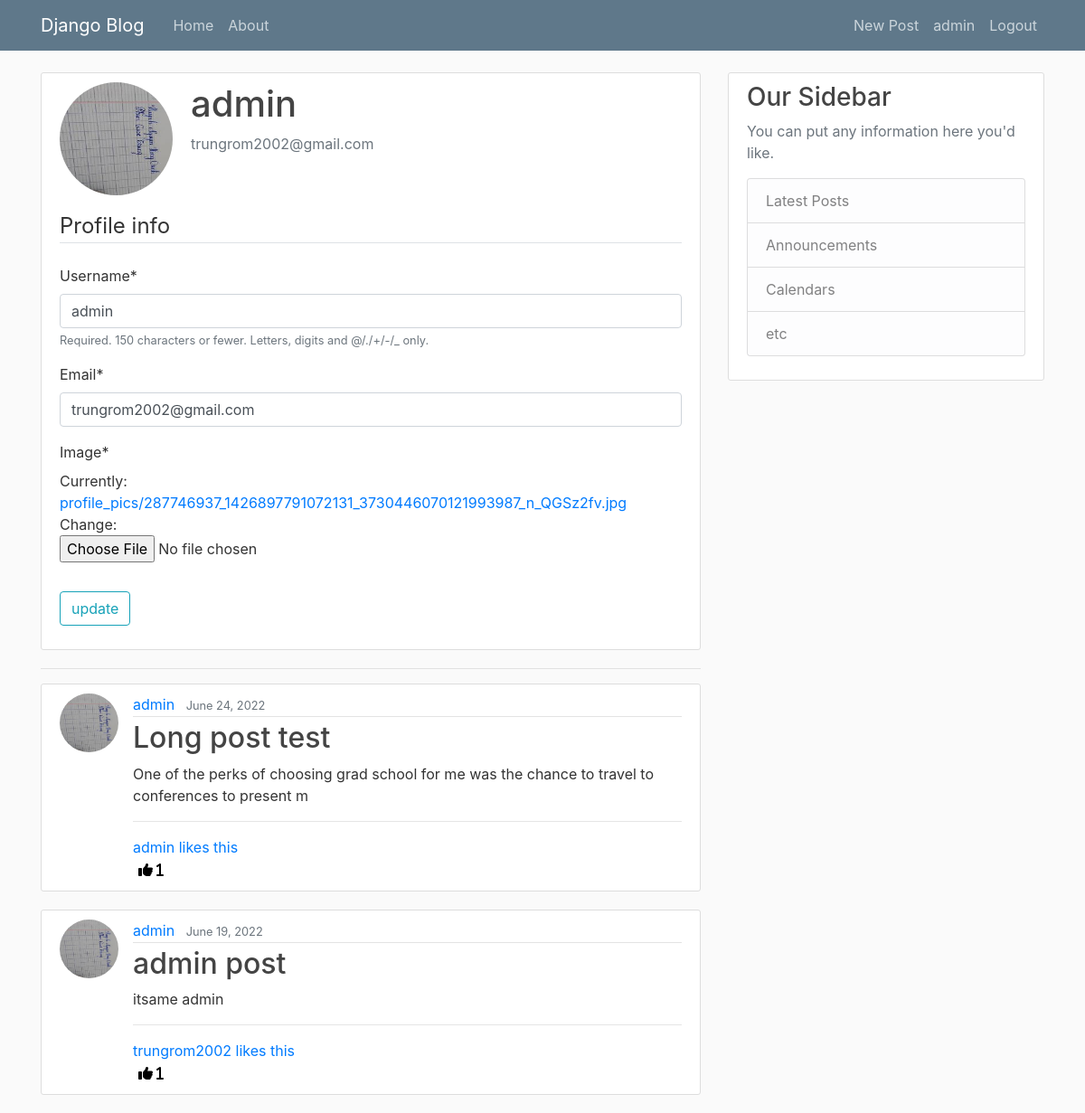
Screenshot of /profile (signed in) with the database file from the repository.
### users/models.py (models this page shows, shortened)
class Profile(models.Model):
    user = models.OneToOneField(User, on_delete=models.CASCADE)
    image = models.ImageField(default='default.jpg', upload_to='profile_pics')

### blog/models.py (models this page shows, shortened)
class Post(models.Model):
    title = models.CharField(max_length=100)
    content = models.TextField()
    date_posted = models.DateTimeField(default=timezone.now)
    author = models.ForeignKey(User, on_delete=models.CASCADE)
    likes = models.ManyToManyField(User, blank=True, related_name='likes')
    class Meta:
        ordering = ['-id']

### users/views.py (the view)
# urls.py: path('profile', user_views.profile, name='profile'),
@login_required
def profile(request):
    posts = Post.objects.filter(author=request.user)
    if request.method == 'POST':
        u_form = UserUpdateForm(request.POST, instance=request.user)
        p_form = ProfileUpdateForm(request.POST,
                                   request.FILES,
                                   instance=request.user.profile)
        if u_form.is_valid() and p_form.is_valid():
            u_form.save()
            p_form.save()
            messages.success(request, f'Your account has been updated!')
            return redirect('profile')
    else:
        u_form = UserUpdateForm(instance=request.user)
        p_form = ProfileUpdateForm(instance=request.user.profile)
    context = {'u_form': u_form, 'p_form': p_form, 'posts': posts}
    return render(request, 'users/profile.html', context)

### users/form.py
class UserUpdateForm(forms.ModelForm):
    email = forms.EmailField()
    class Meta:
        model = User
        fields = ['username', 'email']

class ProfileUpdateForm(forms.ModelForm):
    class Meta:
        model = Profile
        fields = ['image']

### users/templates/users/profile.html (shortened to what this page needs)
{% extends "blog/base.html" %}
{% load crispy_forms_tags %}
{% block content %}
<div class="content-section">
    <div class="media">
        <img class="rounded-circle account-img" src="{{ user.profile.image.url }}">
        <div class="media-body">
            <h2 class="account-heading">{{ user.username }}</h2>
            <p class="text-secondary">{{ user.email }}</p>
        </div>
    </div>
    <form method="POST" enctype="multipart/form-data">
        <fieldset class="form-group">
            <legend class="border-bottom mb-4">Profile info</legend>
            {{u_form | crispy}}
            {{p_form | crispy}}
        </fieldset>
        <div class="form-group">
            <button class="btn btn-outline-info" type="submit">update</button>
        </div>
    </form>
</div>
<hr>
{% for post in posts %}
<article class="media content-section">
    <img class="rounded-circle article-img" src="{{post.author.profile.image.url}}">
    <div class="media-body">
        <div class="article-metadata">
            <a class="mr-2" href="#">{{ post.author }}</a>
            <small class="text-muted">{{ post.date_posted | date:"F d, Y"}}</small>
        </div>
        <h2><a class="article-title" href="{% url 'post-detail' post.id %}">{{ post.title }}</a></h2>
        <p class="article-content">{{ post.content|slice:":100" }}</p>
        <hr>
        {% if post.likes.all.count > 2 %}
        <a href="" data-toggle="modal" data-target="#likePeople_{{post.id}}" id="ThemIdDeQuery_{{post.id}}"></a>
        {% else %}
        {% if post.likes.all.count == 2 %}
        <a href="" data-toggle="modal" data-target="#likePeople_{{post.id}}">{{post.likes.all.0}} and
            {{post.likes.all.1}} like this</a>
        {% else %}
        {% if post.likes.all.count == 1 %}
        <a href="" data-toggle="modal" data-target="#likePeople_{{post.id}}">{{post.likes.all.first}}
            likes this</a>
        {%endif%}
        {% endif %}
        {% endif %}
        <form method="POST" action="{% url 'like' post.pk %}">
            <button style="background-color:transparent; border:none; box-shadow:none;" type="submit">
                <i class="fa-solid fa-thumbs-up"> {{post.likes.all.count}}</i>
            </button>
        </form>
    </div>
</article>
{%endfor%}
{% endblock content %}

### blog/templates/blog/base.html (shortened to what this page needs)
{% load static %}
<!DOCTYPE html>
<html lang="en">
<head>
    <link rel="stylesheet" href="https://cdn.jsdelivr.net/npm/bootstrap@4.0.0/dist/css/bootstrap.min.css"
>
    <link rel="stylesheet" type="text/css" href="{% static 'blog/main.css'%}">
</head>
<body>
    <header class="site-header">
        <nav class="navbar navbar-expand-md navbar-dark bg-steel fixed-top">
            <div class="container">
                <a class="navbar-brand mr-4" href="/">Django Blog</a>
                <div class="collapse navbar-collapse" id="navbarToggle">
                    <div class="navbar-nav mr-auto">
                        <a class="nav-item nav-link" href="{% url 'redirect' %}">Home</a>
                        <a class="nav-item nav-link" href="{% url 'blog-about' %}">About</a>
                    </div>
                    <div class="navbar-nav">
                        {% if user.is_authenticated %}
                        <a class="nav-item nav-link" href="{% url 'post-create' %}">New Post</a>
                        <a class="nav-item nav-link" href="{% url 'profile' %}">{{user.username}}</a>
                        <a class="nav-item nav-link" href="{% url 'logout' %}">Logout</a>
                        {% else %}
                        <a class="nav-item nav-link" href="{% url 'login' %}">Login</a>
                        <a class="nav-item nav-link" href="{% url 'register' %}">Register</a>
                        {% endif %}
                    </div>
                </div>
            </div>
        </nav>
    </header>
    <main role="main" class="container">
        <div class="row">
            <div class="col-md-8">
                {% block content %}{% endblock %}
            </div>
            <div class="col-md-4">
                <div class="content-section">
                    <h3>Our Sidebar</h3>
                    <p class='text-muted'>You can put any information here you'd like.
                    <ul class="list-group">
                        <li class="list-group-item list-group-item-light">Latest Posts</li>
                        <li class="list-group-item list-group-item-light">Announcements</li>
                        <li class="list-group-item list-group-item-light">Calendars</li>
                        <li class="list-group-item list-group-item-light">etc</li>
                    </ul>
                    </p>
                </div>
            </div>
        </div>
    </main>
</body>
</html>

### blog/static/blog/main.css (style rules this page uses)
body { background: #fafafa; color: #333333; margin-top: 5rem; }
h1, h2, h3, h4, h5, h6 { color: #444444; }
ul { margin: 0; }
.bg-steel { background-color: #5f788a; }
.site-header .navbar-nav .nav-link { color: #cbd5db; }
.content-section { background: #ffffff; padding: 10px 20px; border: 1px solid #dddddd; border-radius: 3px; margin-bottom: 20px; }
.article-title { color: #444444; }
.article-content { white-space: pre-line; }
.article-img { height: 65px; width: 65px; margin-right: 16px; }
.article-metadata { padding-bottom: 1px; margin-bottom: 4px; border-bottom: 1px solid #e3e3e3 }
.account-img { height: 125px; width: 125px; margin-right: 20px; margin-bottom: 16px; }
.account-heading { font-size: 2.5rem; }

### rows the page displays
Post: author.profile.image (picture), author "admin", date_posted "June 24, 2022", title "Long post test", content "One of the perks of choosing grad school for me was the chance to travel to conferences to present m", likes.all.first "admin", likes.all.count "1"
Post: author.profile.image (picture), author "admin", date_posted "June 19, 2022", title "admin post", content "itsame admin", likes.all.first "trungrom2002", likes.all.count "1"

### other values shown
{{ user.username }} "admin"
{{ user.email }} "trungrom2002@gmail.com"
